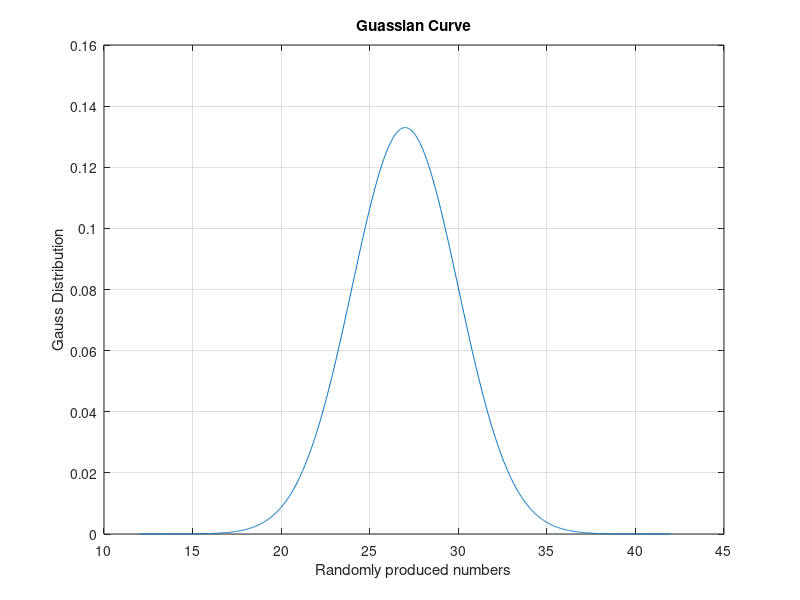

Recreate this plot in MATLAB.
sd = 3;
mu = 27;
x = linspace(mu-5*sd,mu+5*sd,1000);
y = 1/sqrt(2*pi*sd^2)*exp(-(x-mu).^2/(2*sd^2));
plot(x,y);
grid on
title('Guassian Curve')
xlabel('Randomly produced numbers')
ylabel('Gauss Distribution') 